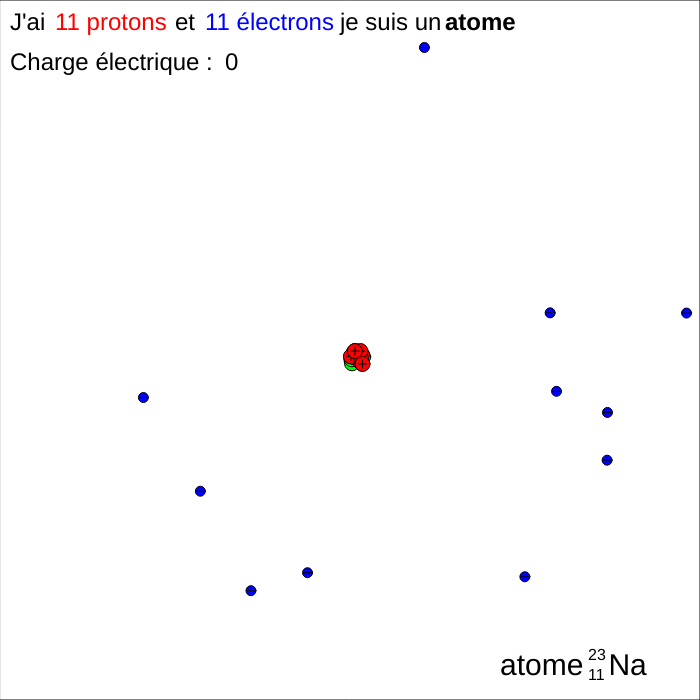
Frame 1 (no input)
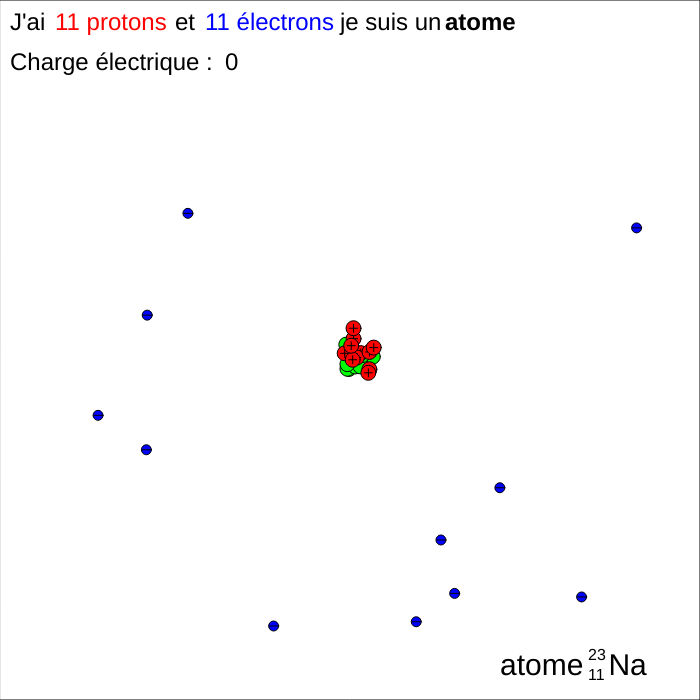
Frame 60 (no input)
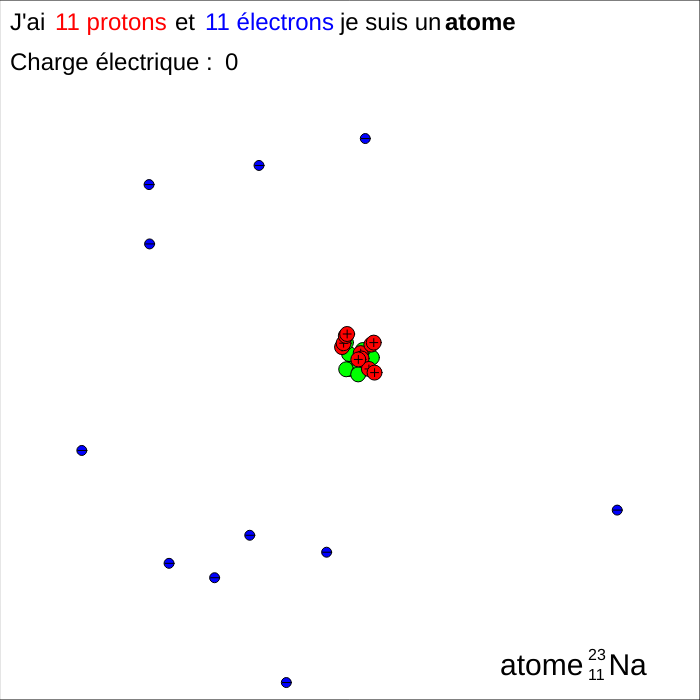
Frame 120 (the mouse pressed at the canvas centre since frame 60)

The p5.js sketch that drew these frames (run headless with seeded random() and noise() and a simulated clock; from frame 60 on, the mouse is pressed at the canvas centre):

// p5.js sketch
// ── sketch.js
// TODO
/*
	ajouter des éléments
  avoir un noyeau plus joli
*/

let particule;
let nature;
let theta = 0;
let ionisationBouton;

function setup() {
	createCanvas(700, 700);
  particule = new Atome(11, 12);
  ionisationBouton = createButton('Ionisation');
  ionisationBouton.mousePressed(() => ionisation());
}
function draw() {
  background(255);
  noFill();
  rect(0, 0, width, height);
  for (let i = 0; i < particule.thetas.length; i++) {
		particule.thetas[i] += PI/200;
  }
 	particule.show();
  
  // TEXTE EN HAUT A GAUCHE
 	fill(0);
  textSize(24);
  textStyle(NORMAL);
  text('J\'ai', 10, 30);
  fill(255, 0, 0);
  text(`${particule.protons} ${particule.protons > 1 ? 'protons' : 'proton'}`, 55, 30);
  fill(0);
  text('et', 175, 30);
  fill(0, 0, 255);
  text(`${particule.electrons} ${particule.electrons > 1 ? 'électrons' : 'électron'}`, 205, 30);
  fill(0);
  text('je suis un', 340, 30);
  natureTexte = parseInt(particule.protons) == parseInt(particule.electrons) ? 'atome' : 'ion';
	textStyle(BOLD);
  text(natureTexte, 445, 30);
  textStyle(NORMAL);
  chargeElec = parseInt(particule.protons) - parseInt(particule.electrons);
  text(`Charge électrique :`, 10, 70);
 	let charge = chargeElec.toString().split("").reverse().join("") ;
  if (chargeElec > 0) {
	  fill(255, 0, 0);
  }
  else if (chargeElec < 0)
    fill(0, 0, 255);
  else 
    fill(0);
  
  text(`${chargeElec}`, 225, 70);
  if (chargeElec > 0)
    text('+', 250, 70);
  fill(0);
  
  // TEXTE EN BAS A DROITE
  textSize(30);
  text(natureTexte + '   Na', 500, 675);
  textSize(16);
  if (natureTexte == 'atome') {
		text(particule.protons, 588, 680);
		text(particule.protons + particule.neutrons, 588, 660);
  } else {
		text(charge + `${chargeElec > 0 ? '+' : ''}`, 605, 665);
  }
}
  
function ionisation() {
	particule.ionise(2, 'cation');
}
// ── atome.js
class Atome {
	constructor(protons, neutrons) {
    let offset = 15;
    this.isAtom = true;
		this.protons = protons;
		this.neutrons = neutrons;
    this.electrons = this.protons;
    this.protonsPos = [];
    this.neutronsPos = [];
    this.electronsPos = [];
    this.thetas = [];
    
    // protons
    for (let i = 0; i < this.protons; i++) {
			let pos = createVector(width/2 + random(offset), height/2 + random(offset));
      this.protonsPos.push(pos);
    }
    
    // neutrons
    for (let i = 0; i < this.neutrons; i++) {
			let pos = createVector(width/2 + random(offset), height/2 + random(offset));
      this.neutronsPos.push(pos);
    }
    
    // electrons
    for (let i = 0; i < this.protons; i++) {
      this.thetas.push(random(0, TWO_PI));
    	let pos = createVector(width/2 + random(100, 250), height/2 + random(100, 250));
      this.electronsPos.push(pos);
    }
  }
  
  show() {
    //neutrons
   	for (let i = 0; i < this.neutrons; i++) {
		  fill(0, 255, 0);
      circle(this.neutronsPos[i].x, this.neutronsPos[i].y, 15);
      for (let j = 0; j < i; j++) {
				let d = dist(this.neutronsPos[i].x, this.neutronsPos[i].y, this.neutronsPos[j].x, this.neutronsPos[j].y)
        if (d < 10) {
        	this.neutronsPos[i].add(p5.Vector.random2D());
        }
      }
    }
    // protons
    for (let i = 0; i < this.protons; i++) {
			fill(255, 0, 0);
      circle(this.protonsPos[i].x, this.protonsPos[i].y, 15);
      line(this.protonsPos[i].x - 4, this.protonsPos[i].y, this.protonsPos[i].x + 4, this.protonsPos[i].y)
      line(this.protonsPos[i].x, this.protonsPos[i].y - 4, this.protonsPos[i].x, this.protonsPos[i].y + 4)
      for (let j = 0; j < i; j++) {
				let d = dist(this.protonsPos[i].x, this.protonsPos[i].y, this.protonsPos[j].x, this.protonsPos[j].y)
        if (d < 15) {
        	this.protonsPos[i].add(p5.Vector.random2D());
        }
      }
    }
    
    // électrons
    for (let i = 0; i < this.electrons; i++) {
    	fill(0, 0, 255);
      let x1 = this.electronsPos[i].x;
      let y1 = this.electronsPos[i].y;
      let x2 = width/2;
      let y2 = height/2;
      let r = Math.sqrt(Math.pow((x2 - x1), 2) + Math.pow((y2 - y1), 2));
      let x = width/2 + r * cos(this.thetas[i]);
      let y = height/2 + r * sin(this.thetas[i]);
      circle(x, y, 10);
      line(x - 4, y, x + 4, y)
    }
  }
  
  ionise(number, type) {
    if (type == 'cation')
			this.electrons -= number;
    else if (type == 'anion') {
      this.electrons += number
			for (let i = 0; i < number; i++) {
        this.thetas.push(random(0, TWO_PI));
        let pos = createVector(width/2 + random(100, 250), height/2 + random(100, 250));
        this.electronsPos.push(pos);
    	}
    }
    ;
  }
}
// ── electron.js
class Electron {
	constructor(r, theta) {
		this.r = r;
    this.theta = random(0, TWO_PI);
    this.electronSortant = false;
    this.electronEntrant = false;
  }
  show() {
    push();
    this.theta += PI/2000;
    let x = width/2 + this.r * cos(this.theta);
    let y = height/2 + this.r * sin(this.theta);
    if (this.electronSortant)
      this.r += 5;
    if (this.electronEntrant && this.r >= 305)
      this.r -= 5;
    fill(0, 0, 255);
		circle(x, y, 12);
    strokeWeight(2);
    line(x - 3, y, x + 3, y);
    strokeWeight(1);
    pop();
  }
}
// ── styles.css
html, body {
  height: 100%;
}

body {
  margin: 0;
  display: flex;

  /* This centers our sketch horizontally. */
  justify-content: center;

  /* This centers our sketch vertically. */
  align-items: center;
  
  flex-direction: column;
}

.boutons {
	display: flex;
  flex-direction: row;
}

button {
  margin-bottom: 30px;
  margin-top: 10px;
  margin-right: 10px;
  align-items: center;
  appearance: none;
  background-color: #FCFCFD;
  border-radius: 4px;
  border-width: 0;
  box-shadow: rgba(45, 35, 66, 0.4) 0 2px 4px,rgba(45, 35, 66, 0.3) 0 7px 13px -3px,#D6D6E7 0 -3px 0 inset;
  box-sizing: border-box;
  color: #36395A;
  cursor: pointer;
  display: inline-flex;
  height: 48px;
  justify-content: center;
  line-height: 1;
  list-style: none;
  overflow: hidden;
  padding-left: 16px;
  padding-right: 16px;
  position: relative;
  text-align: left;
  text-decoration: none;
  transition: box-shadow .15s,transform .15s;
  user-select: none;
  -webkit-user-select: none;
  touch-action: manipulation;
  white-space: nowrap;
  will-change: box-shadow,transform;
  font-size: 18px;
}

button  box-shadow: #D6D6E7 0 0 0 1.5px inset, rgba(45, 35, 66, 0.4) 0 2px 4px, rgba(45, 35, 66, 0.3) 0 7px 13px -3px, #D6D6E7 0 -3px 0 inset;
}

button:hover {
  box-shadow: rgba(45, 35, 66, 0.4) 0 4px 8px, rgba(45, 35, 66, 0.3) 0 7px 13px -3px, #D6D6E7 0 -3px 0 inset;
  transform: translateY(-2px);
}

button:active {
  box-shadow: #D6D6E7 0 3px 7px inset;
  transform: translateY(2px);
}
